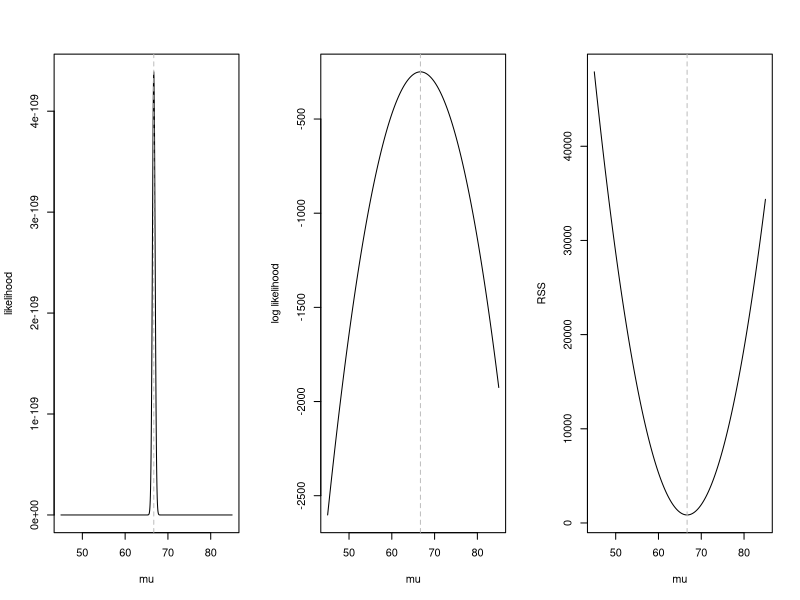
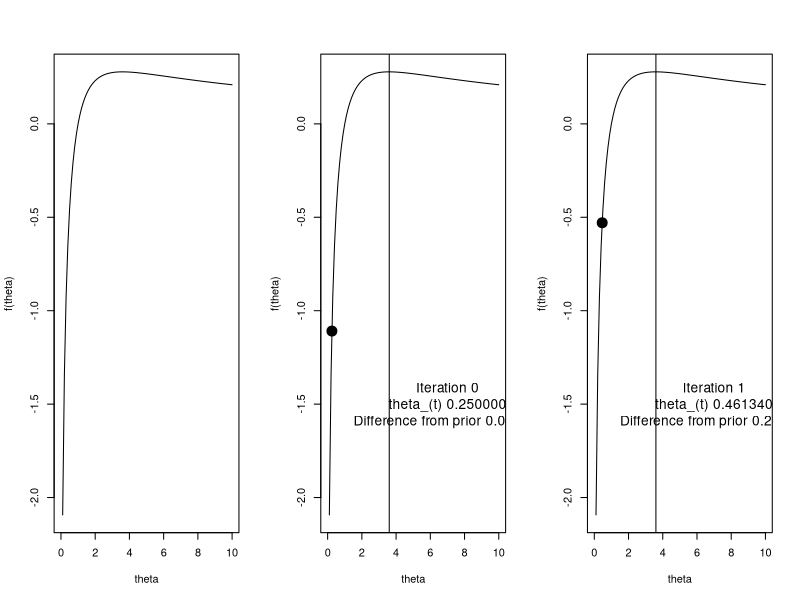
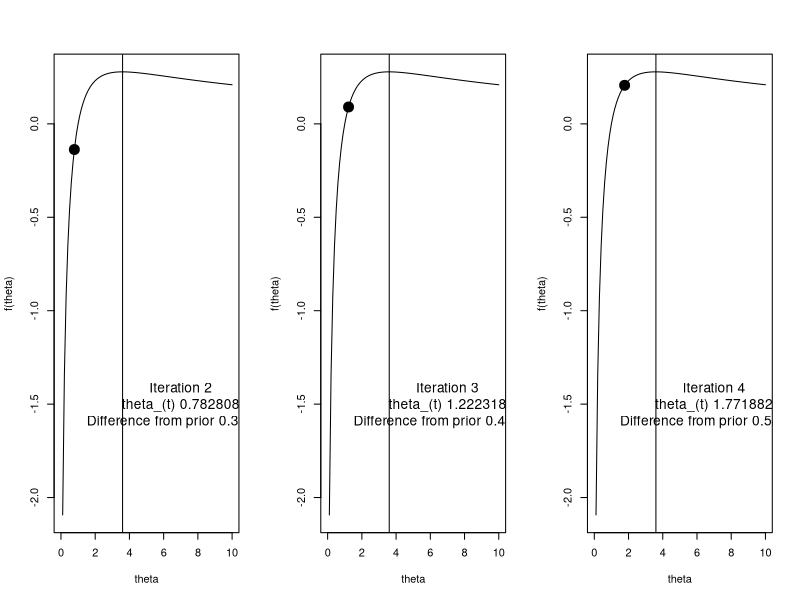
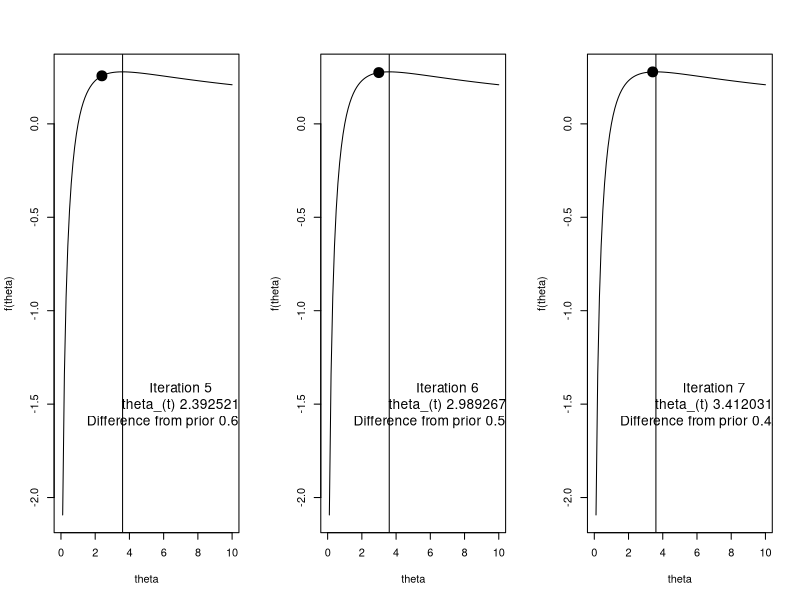
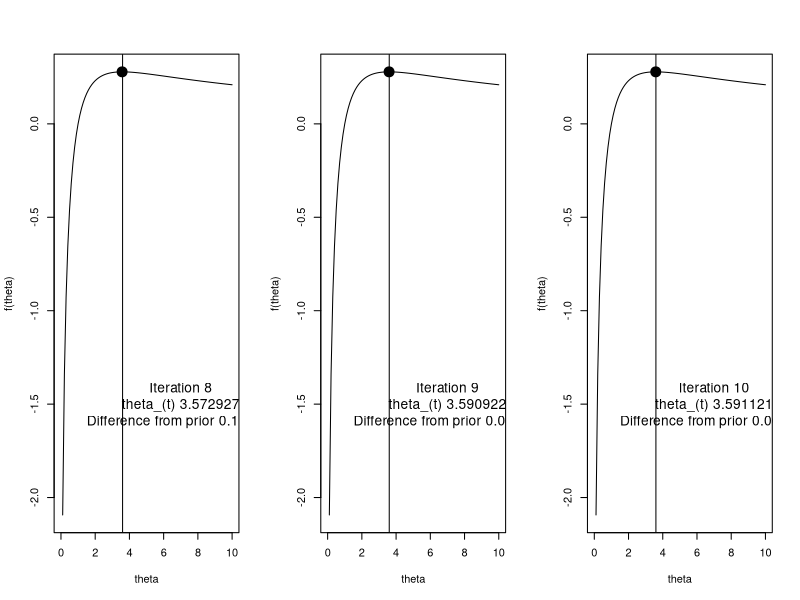
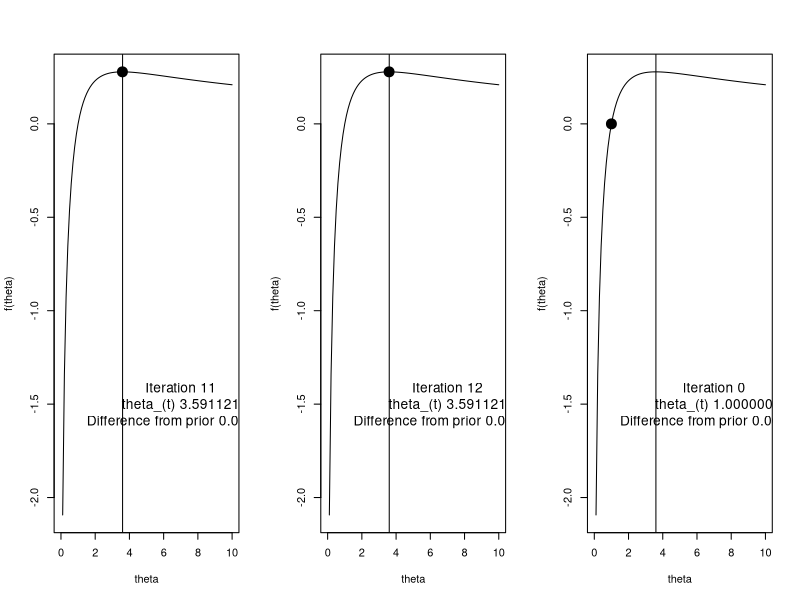
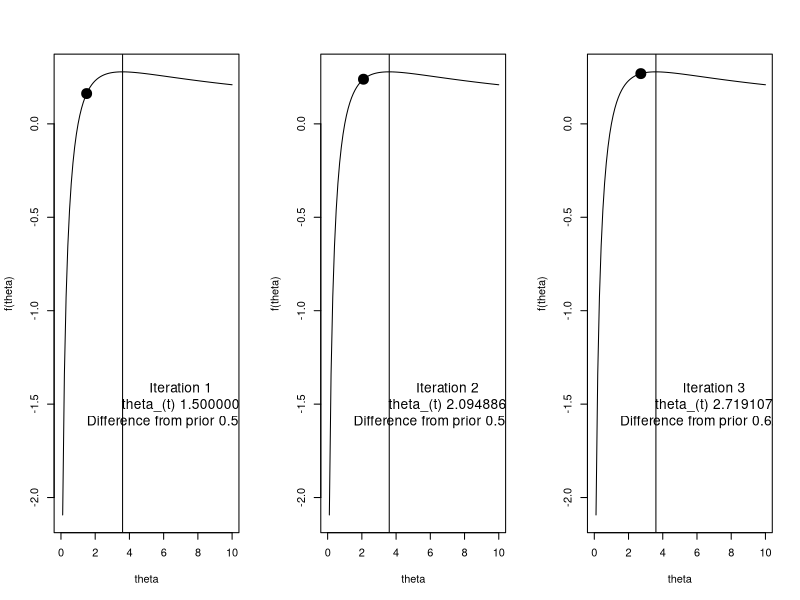
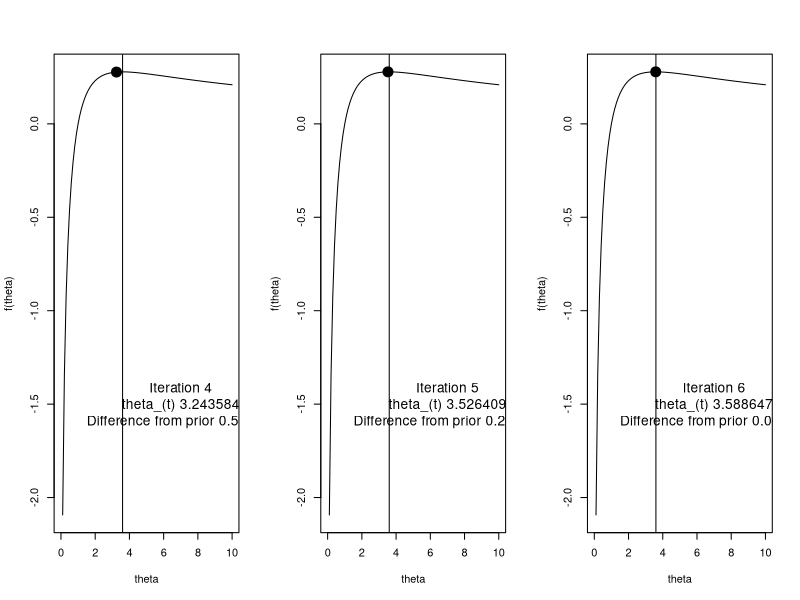

Reproduce these figures in R, in order.
## ---- chunk 1
knitr::opts_chunk$set(echo = TRUE)
## ---- chunk 2
## set simulation parameters
mu = 67 
sigma2 = 10
n = 100

## generate random normally distributed samples
y = rnorm(n, mu, sd = sqrt(sigma2))

## print MLE of mu, mu_hat
cat("mean of y\n")
(mean(y))

## print estimate of mu in linear model framework (intercept only model)
cat("beta_hat from intercept only linear model\n")
print(lm(y ~1)$coef)

## ---- chunk 3
## returns a vector of likelihood values over a given range of mu values
## helps for plotting later
lik = function(mu, sigma2, y){
  # create empty vector
  likelihood.vector = rep(NA, length(mu))
  
  # for each mu, calculate the likelihood value
  for(i in 1:length(likelihood.vector)){
    likelihood.vector[i] = prod(dnorm(y, mu[i], sqrt(sigma2)))
  }
  
  # return vector of likelihood values spanning range of mu
  return(likelihood.vector)
}

## define the log-likelihood function with respect to mu
loglik = function(mu, sigma2, y){
  # create empty vector  
  log.likelihood.vector = rep(NA, length(mu))
  
  # calculate log likelihood
  for(i in 1:length(log.likelihood.vector)){
    log.likelihood.vector[i] = sum(dnorm(y, mu[i], sqrt(sigma2), log = T))
  }
  
  return(log.likelihood.vector)
}

## define the residual sum of squares function with respect to mu
RSS = function(mu, sigma2, y){
  # create empty vector  
  RSS.vector = rep(NA, length(mu))
  
  # calculate log likelihood
  for(i in 1:length(RSS.vector)){
    RSS.vector[i] = sum((y - mu[i])^2)
  }
  
  return(RSS.vector)
}


## ---- chunk 4
## range of mu to plot over
range = seq(45, 85,,1000)

## arrange the two plots in 1 row, three columns
par(mfrow = c(1,3)) 

## likelihood plot
plot(range, lik(mu = range,sigma2 = sigma2, y = y), type = "l", ylab = "likelihood", xlab = "mu")
# add vertical line at the mean of y
abline(v = mean(y), lty = 2, col = "grey") 

## log likelihood plot
plot(range, loglik(mu = range,sigma2 = sigma2, y = y), type = "l", ylab = "log likelihood", xlab = "mu")
# vertical line at the mean of y
abline(v = mean(y), lty = 2, col = "grey" ) 

## RSS plot
plot(range, RSS(mu = range,sigma2 = sigma2, y = y), type = "l", ylab = "RSS", xlab = "mu")
# vertical line at the mean of y
abline(v = mean(y), lty = 2, col = "grey" ) 
## ---- chunk 5
# define function 
f1 = function(theta){
  log(theta)/(1+theta)
}

# make a plot with this function, where the x-axis ranges from 0 to 10
plot(f1, from = 0, to = 10, ylab = "f(theta)", xlab = "theta")
## ---- chunk 6
  th = 0.25
    i = h = 0
  plot(f1, from = 0, to = 10, ylab = "f(theta)", xlab = "theta")
  points(th, f1(th), pch = 19, cex = 2)
  abline(v = 3.6)
  text(x = 7, y = -1.5,labels = sprintf("Iteration %d\n theta_(t) %f \n Difference from prior %f", i, th, h), cex = 1.25)
  for(i in 1:12){
    h = ((th + 1)*(1+1/th - log(th)))/(3+4/th+1/th^2-2*log(th))
     th = th + h
     plot(f1, from = 0, to = 10, ylab = "f(theta)", xlab = "theta")
     points(th, f1(th), pch = 19, cex = 2)
     abline(v = 3.6)
     text(x = 7, y = -1.5,labels = sprintf("Iteration %d\n theta_(t) %f \n Difference from prior %f", i, th, h), cex = 1.25)
  }

## ---- chunk 7
  th = 1
    i = h = 0
  plot(f1, from = 0, to = 10, ylab = "f(theta)", xlab = "theta")
  points(th, f1(th), pch = 19, cex = 2)
  abline(v = 3.6)
  text(x = 7, y = -1.5,labels = sprintf("Iteration %d\n theta_(t) %f \n Difference from prior %f", i, th, h), cex = 1.25)
  for(i in 1:12){
    h = ((th + 1)*(1+1/th - log(th)))/(3+4/th+1/th^2-2*log(th))
     th = th + h
     plot(f1, from = 0, to = 10, ylab = "f(theta)", xlab = "theta")
     points(th, f1(th), pch = 19, cex = 2)
     abline(v = 3.6)
     text(x = 7, y = -1.5,labels = sprintf("Iteration %d\n theta_(t) %f \n Difference from prior %f", i, th, h), cex = 1.25)
  }
## ---- chunk 8
  th = 4
  i = h = 0
  plot(f1, from = 0, to = 10, ylab = "f(theta)", xlab = "theta")
  points(th, f1(th), pch = 19, cex = 2)
  abline(v = 3.6)
  text(x = 7, y = -1.5,labels = sprintf("Iteration %d\n theta_(t) %f \n Difference from prior %f", i, th, h), cex = 1.25)
     
  for(i in 1:12){
    h = ((th + 1)*(1+1/th - log(th)))/(3+4/th+1/th^2-2*log(th))
     th = th + h
     plot(f1, from = 0, to = 10, ylab = "f(theta)", xlab = "theta")
     points(th, f1(th), pch = 19, cex = 2)
     abline(v = 3.6)
     text(x = 7, y = -1.5,labels = sprintf("Iteration %d\n theta_(t) %f \n Difference from prior %f", i, th, h), cex = 1.25)
  }
## ---- chunk 9
  th = 8
    i = h = 0
  plot(f1, from = 0, to = 10, ylab = "f(theta)", xlab = "theta")
  points(th, f1(th), pch = 19, cex = 2)
  abline(v = 3.6)
  text(x = 7, y = -1.5,labels = sprintf("Iteration %d\n theta_(t) %f \n Difference from prior %f", i, th, h), cex = 1.25)
  for(i in 1:12){
    h = ((th + 1)*(1+1/th - log(th)))/(3+4/th+1/th^2-2*log(th))
     th = th + h
     plot(f1, from = 0, to = 10, ylab = "f(theta)", xlab = "theta")
     points(th, f1(th), pch = 19, cex = 2)
     abline(v = 3.6)
     text(x = 7, y = -1.5,labels = sprintf("Iteration %d\n theta_(t) %f \n Difference from prior %f", i, th, h), cex = 1.25)
  }
## ---- chunk 10
# generate 100 poisson(10) samples
set.seed(10)
n = 100
lambda = 10
y = rpois(n, lambda)
mean(y)

## ---- chunk 11
# loglikelihood function
logLik = function(lambda, y){
  value = sum(dpois(y, lambda = lambda, log = T))
  return(value)
}

# lets write a function for the first derivative
d1 = function(lambda, y){
  first = -length(y) + sum(y)/lambda
  return(first)
}

# now the second
d2 = function(lambda, y){
  second = -sum(y)/lambda^2
  return(second)
}
## ---- chunk 12
# now lets apply NR. First lets set the tolerance and choose a starting value
# the start
tol = 10^-4
lam = 0.1
maxit = 50
iter = 0
eps = Inf
start = Sys.time()
while(eps > tol & iter < maxit){
  # save the previous value
  lam0 = lam
  
  # calculate h, the increment
  h = - d1(lambda = lam, y = y)/d2(lambda = lam, y = y)
  
  # update lambda
  lam = lam + h
  
  # update the log likelihood 
  logL = logLik(lambda = lam, y= y)
  
  # calculate the diff in lambda, could also use the log likelihood if we wanted
  eps  = abs(lam - lam0)
  
  # update the iteration number
  iter = iter + 1
  if(iter == maxit) warning("Iteration limit reached without convergence")
  
  # print out info to keep track
  cat(sprintf("Iter: %d logL: %f lam: %f h: %f eps:%f\n",iter, logL,lam, h, eps))
}
end = Sys.time()
print(end - start)
## ---- chunk 13
 
  
tol = 10^-4
lam = 0.1
maxit = 50
iter = 0
eps = Inf

range = seq(0.001,30,,1000)
plot(range,sapply(range,logLik, y = y), ylab = "logLik(lambda)", xlab = "lambda", type = 'l')
points(lam0, logLik(lam0, y = y), pch = 19, cex = 2)
abline(v = mean(y))

while(eps > tol & iter < maxit){
  # save the previous value
  lam0 = lam
  
  # calculate h, the increment
  h = - d1(lambda = lam, y = y)/d2(lambda = lam, y = y)
  
  # update lambda
  lam = lam + h
  
  # update the log likelihood 
  logL = logLik(lambda = lam, y= y)
  
  # calculate the diff, could also use the log likelihood if we wanted
  eps  = abs(lam - lam0)
  
  # update the iteration number
  iter = iter + 1
  
  plot(range,sapply(range,logLik, y = y), ylab = "logLik(lambda)", xlab = "lambda", type = 'l')
  points(lam, logLik(lam, y = y), pch = 19, cex = 2)
  abline(v = mean(y))
}
## ---- chunk 14
# now lets apply FS using same framework as before
# the start
tol = 10^-4
lam = 0.1
maxit = 50
iter = 0
eps = Inf

start = Sys.time()
while(eps > tol & iter < maxit){
  # save the previous value
  lam0 = lam
  
  # calculate h, the increment
  h = -d1(lambda = lam, y = y)/(-n/lam)
  
  # update lambda
  lam = lam + h
  
  # lambda cant be less than or equal to 0, so put a check for this
  if(lam <= 0) stop("lambda leq 0")
  
  # update the log likelihood 
  logL = logLik(lambda = lam, y= y)
  
  # calculate the diff, could also use the log likelihood if we wanted
  eps  = abs(lam - lam0)
  
  # update the iteration number
  iter = iter + 1
  if(iter == maxit) warning("Iteration limit reached without convergence")
  
  # print out info to keep track
  cat(sprintf("Iter: %d logL: %f lam: %f h: %f eps:%f\n",iter, logL,lam, h, eps))
}
end = Sys.time()
print(end - start)
## ---- chunk 15
# 100 samples
n = 100

# create X from two normally distributed predictors, assume intercept
x1 = rnorm(100)
x2 = rnorm(100)
X = model.matrix(~1+x1+x2)

# pick beta
beta = c(1, 1, 1)

# simulate samples
lambda = exp(X%*%beta) 
y = rpois(n, lambda)
## ---- chunk 16
data.matrix = cbind(log(y+1), x1, x2)
pairs(data.matrix)
## ---- chunk 17
# loglikelihood function
logLik.reg = function(beta, y, X){
  lambda_hat = exp(X%*%beta)
  value = sum(dpois(y, lambda = lambda_hat, log = T))
  return(value)
}

# lets write a function for the first derivative
d1.reg = function(beta, y, X){
  lambda_hat = exp(X %*% beta)
  r = y - lambda_hat
  first = matrix(0, ncol = 1, nrow = ncol(X))
  for(i in 1:length(y)) first =  first + r[i]*X[i,] # also can be done with colSums(sweep(X,MARGIN=2,r,`*`))
  return(first)
}

# now the second
d2.reg = function(beta, y, X){
  lambda_hat = exp(X %*% beta)
  second = 0 
  for(i in 1:length(y)) second =  second + -lambda_hat[i]*X[i,] %*% t(X[i,])
  return(second)
}
## ---- chunk 18
# the start
tol = 10^-4
beta = c(log(mean(y)),0,0) # multivariate now
maxit = 50
iter = 0
eps = Inf

# given this, the result below will be the same as NR
start = Sys.time()
while(eps > tol & iter < maxit){
  # save the previous value
  beta0 = beta
  
  # calculate h, the increment
  h = -solve(d2.reg(beta = beta, y = y, X = X)) %*% d1.reg(beta = beta, y = y, X = X)
  
  # update lambda
  beta = beta + h
  
  # update the log likelihood 
  logL = logLik(lambda = exp(X%*%beta), y= y)
  
  # calculate the euclidean distance, could also use the log likelihood if we wanted
  eps  = sqrt(sum((beta - beta0)^2))
  
  # update the iteration number
  iter = iter + 1
  if(iter == maxit) warning("Iteration limit reached without convergence")
  
  # print out info to keep track
  cat(sprintf("Iter: %d logL: %.2f beta0: %.3f beta1: %.3f beta2: %.3f eps:%f\n",iter, logL,beta[1],beta[2],beta[3],eps))
}
end = Sys.time()
print(end - start)
## ---- chunk 19
print(beta)
print(glm(y ~ X -1, family = poisson()))
## ---- chunk 20
# the start
tol = 10^-4
beta = c(log(mean(y)),0,0) # multivariate now
maxit = 50
iter = 0
eps = Inf

# given this, the result below will be the same as NR
start = Sys.time()
while(eps > tol & iter < maxit){
  # save the previous value
  beta0 = beta
  
  # set up  values
  eta_t = X %*% beta0
  e = exp(-eta_t)*(y - exp(eta_t))
  w = exp(eta_t)
  W = diag(as.vector(w))
  z = eta_t + e 
  
  # solve for beta(t+1)
  beta = solve(t(X) %*% W %*% X)%*% t(X)%*%W %*% z
  
  # update the log likelihood 
  eta_t1 = X%*%beta
  logL = logLik(lambda = exp(eta_t1), y= y)
  
  # calculate the euclidean distance, could also use the log likelihood if we wanted
  eps  = sqrt(sum((beta - beta0)^2))
  
  # update the iteration number
  iter = iter + 1
  if(iter == maxit) warning("Iteration limit reached without convergence")
  
  # print out info to keep track
  cat(sprintf("Iter: %d logL: %.2f beta0: %.3f beta1: %.3f beta2: %.3f eps:%f\n",iter, logL,beta[1],beta[2],beta[3],eps))
}
end = Sys.time()
print(beta)
print(end - start)

## ---- chunk 21
# load the optimx librar
library(optimx)
start = Sys.time()
fit = optimx(
  par = c(log(mean(y)),0,0), # initial values for the parameters. 
  fn = function(x, X, y){logLik.reg(beta = x,X = X, y= y)}, # log likelihood
  gr = function(x, X, y){d1.reg(beta = x,X = X, y= y)}, # gradient/1st derivative
  method = "BFGS",
  y = y,
  X = X,
  #itmax = maxit, # max number of iterations
  control = list(
              trace = 0, # higher number print more detailed output
              maximize = T, # default is to minimize
              abstol= tol
              # parscale = vector of scaling values to correct for scale differencs in parameters.  Should be the same length as the num of parameters
              )
)
end = Sys.time()
print(end - start)
print(fit)  
## ---- chunk 22
# the start
tol = 10^-6
beta = c(log(mean(y)),0,0) # multivariate now
maxit = 10000
iter = 0
alpha = 0.0001
eps = Inf

# given this, the result below will be the same as NR
start = Sys.time()
while(eps > tol & iter < maxit){
  # save the previous value
  beta0 = beta
  
  # calculate h, the increment
  h =  alpha*d1.reg(beta = beta, y = y, X = X)
  
  # update lambda
  beta = beta + h
  
  # update the log likelihood 
  logL = logLik(lambda = exp(X%*%beta), y= y)
  
  # calculate the euclidean distance, could also use the log likelihood if we wanted
  eps  = sqrt(sum((beta - beta0)^2))
  
  # update the iteration number
  iter = iter + 1
  if(iter == maxit) warning("Iteration limit reached without convergence")
  
  # print out info to keep track
  if(floor(iter/20) == ceiling(iter/20)) cat(sprintf("Iter: %d logL: %.2f beta0: %.3f beta1: %.3f beta2: %.3f eps:%f\n",iter, logL,beta[1],beta[2],beta[3],eps))
}
end = Sys.time()
print(end - start)
## ---- chunk 23
# the start
tol = 10^-9 # lowered threshold to ensure convergence
beta = c(log(mean(y)),0,0) # multivariate now
maxit = 60000 # increased iteration limit
iter = 0
alpha = 0.00001
subsample.size = 10
eps = 100000
epscount = 0
logL = rep(NA, maxit)

# given this, the result below will be the same as NR
start = Sys.time()
while(eps > tol & iter < maxit & epscount < 2){
  # save the previous value
  beta0 = beta
  
  # take subsample
  index = sample(1:n,size = subsample.size,replace = T)
  
  # calculate h, the increment
  h =  alpha*d1.reg(beta = beta, y = y[index], X = X[index,])
  
  # update lambda
  beta = beta + h
  
  # update the log likelihood 
  logL[iter] = logLik(lambda = exp(X%*%beta), y= y)
  
  # use relative change in logL from 1000 iterations prior
  # this is because randomness between single iterations large, smooths out
  if(iter > 1000) eps  = abs(logL[iter] -logL[iter-1000])/abs(logL[iter-1000])
  
  # we use this count to protect against randomly hitting the convergene limit early
  if(eps < tol) epscount = epscount+1
  
  # update the iteration number
  iter = iter + 1
  if(iter == maxit) warning("Iteration limit reached without convergence")
  
  # print out info to keep track
  if(floor(iter/1000) == ceiling(iter/1000)) cat(sprintf("Iter: %d logL: %.2f beta0: %.3f beta1: %.3f beta2: %.3f eps:%f\n",iter, logL[iter-1],beta[1],beta[2],beta[3],eps))
}
end = Sys.time()
print(end - start)
## ---- chunk 24
# load the optimx library
library(optimx)
start = Sys.time()
fit = optimx(
  par = c(log(mean(y)),0,0), # initial values for the parameters. 
  fn = function(x, X, y){logLik.reg(beta = x,X = X, y= y)}, # log likelihood
  method = "Nelder-Mead",
  y = y,
  X = X,
  #itmax = maxit, # max number of iterations
  control = list(
              trace = 0, # higher number print more detailed output
              maximize = T, # default is to minimize
              abstol= tol
              # parscale = vector of scaling values to correct for scale differencs in parameters.  Should be the same length as the num of parmaters
              )
)
end = Sys.time()
print(end - start)
print(fit)  
